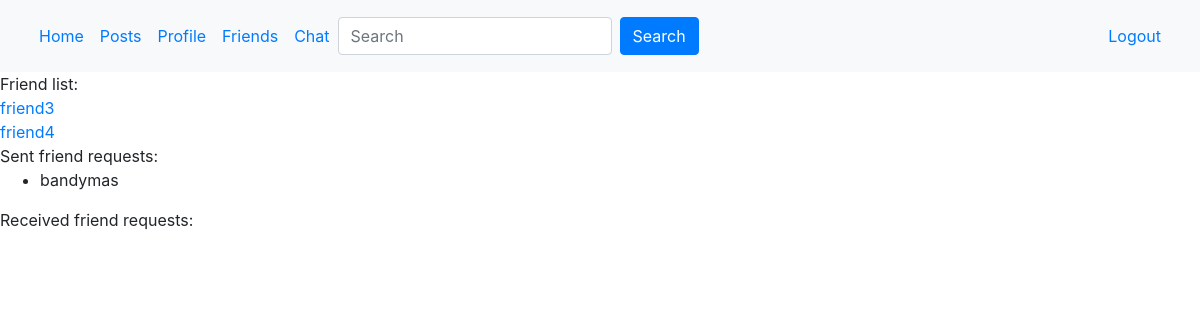
The page /profile/friend1/friends (signed in) on the database as committed earlier.
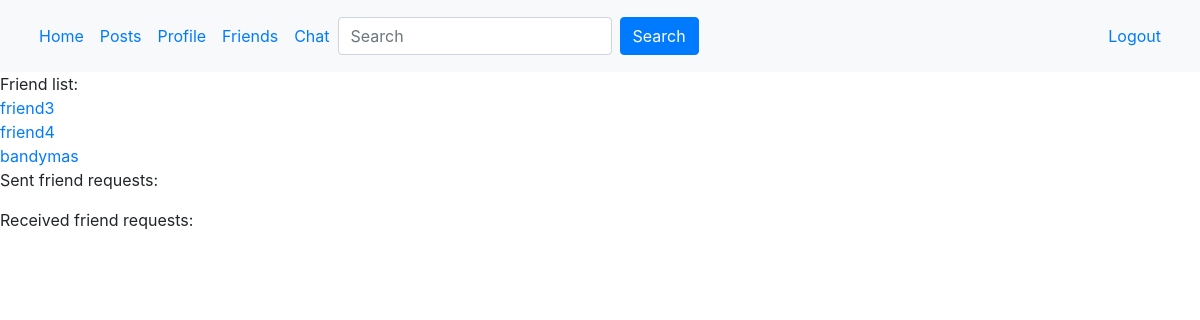
The same page on the database as committed later.
### profiles/models.py (models this page shows, shortened)
class UserProfile(models.Model):
    user = models.OneToOneField(User, on_delete=models.CASCADE)
    age = models.IntegerField(blank=True, null=True)
    gender = models.CharField(max_length=25, null=True, blank=True, default="")
    icon = models.ImageField(upload_to=upload_path, blank=True, null=True, default='photos/default.jpg')
    gallery = models.ImageField(upload_to=upload_path, blank=True, null=True)
    friends = models.ManyToManyField("UserProfile", blank=True)

class FriendRequest(models.Model):
    to_user = models.ForeignKey(User, related_name='to_user', on_delete=models.CASCADE)
    from_user = models.ForeignKey(User, related_name='from_user', on_delete=models.CASCADE)
    timestamp = models.DateTimeField(auto_now_add=True)

### profiles/views.py (the view)
# urls.py: path("", friends_view, name='inbox'),
def friends_view(request, username):
    current_user = request.user
    searched_user = User.objects.get(username=username)
    sent_friend_requests = FriendRequest.objects.filter(from_user=searched_user)
    rec_friend_requests = FriendRequest.objects.filter(to_user=searched_user)
    friends = searched_user.userprofile.friends.all()
    context = {
        'searched_user': searched_user,
        'current_user': current_user,
        'friend_list': friends,
        'sent_friend_requests': sent_friend_requests,
        'rec_friend_requests': rec_friend_requests
    }
    return render(request, 'profile/friends.html', context)

### profiles/templates/profile/friends.html (shortened to what this page needs)
{% extends 'main/base.html' %}
{% block content %}
{% if searched_user.username == current_user.username %}
     <div>Friend list:</div>
     {% for friend in friend_list %}
          <div>
               <a href="{% url 'profiles:profile' friend.user.username %}">{{ friend.user.username }}</a>
          </div>
     {% endfor %}
     <div>Sent friend requests:</div>
     <ul>
          {% for s_request in sent_friend_requests %}
               <li>{{ s_request.to_user.username }}</li>
          {% endfor %}
     </ul>
     <div>Received friend requests:</div>
{% endif %}
{% endblock %}

### main/templates/main/base.html (shortened to what this page needs)
<!DOCTYPE html>
<html lang="en">
<head>
  <link rel="stylesheet" href="https://maxcdn.bootstrapcdn.com/bootstrap/4.4.1/css/bootstrap.min.css">
</head>
<body>
<nav class="navbar navbar-expand-sm bg-light">
  <div class="container-fluid">
  <ul class="navbar navbar-nav navbar-left ">
    <li class="nav-item">
      {% if not user.is_anonymous %}
      <a class="nav-link" href="{% url 'main:home' %}">Home</a>
      {% endif %}
    </li>
    <li class="nav-item">
      {% if not user.is_anonymous %}
      <a class="nav-link" href="{% url 'postfeed:posts' user.username %}">Posts</a>
      {% endif %}
    </li>
    <li class="nav-item">
      {% if not user.is_anonymous %}
      <a class="nav-link" href="{% url 'profiles:profile' user.username %}">Profile</a>
      {% endif %}
    </li>
    <li class="nav-item">
      {% if not user.is_anonymous %}
      <a class="nav-link" href="{% url 'profiles:friends' user.username %}">Friends</a>
      {% endif %}
    </li>
    <li class="nav-item">
      {% if not user.is_anonymous %}
      <a class="nav-link" href="{% url 'chat:inbox' %}">Chat</a>
      {% endif %}
      {% if not user.is_anonymous %}
    </li>
  <form method="get" action="{% url 'profiles:search' %}" class="form-inline my-2 my-lg-0">
    <input name="q" value="{{request.GET.q}}" placeholder="Search" class="form-control mr-sm-2"/>
    <button class="btn btn-primary" type="submit" >
        Search
    </button>
</form>
  {% endif %}
  </ul>
  <ul class="nav navbar-nav navbar-right">
     <li class="nav-item">
      {% if not user.is_anonymous %}
      <a class="nav-link "  href="{% url 'accounts:logout'  %}">Logout</a>
      {% endif %}
    </li>
  </ul>
    </div>
</nav>
{% block content %}
{% endblock %}
</body>
</html>

Rows that differ between the two databases and show on the page:
removed FriendRequest: to_user.username "bandymas"
now on this page (row edited): UserProfile: user.username "bandymas"
